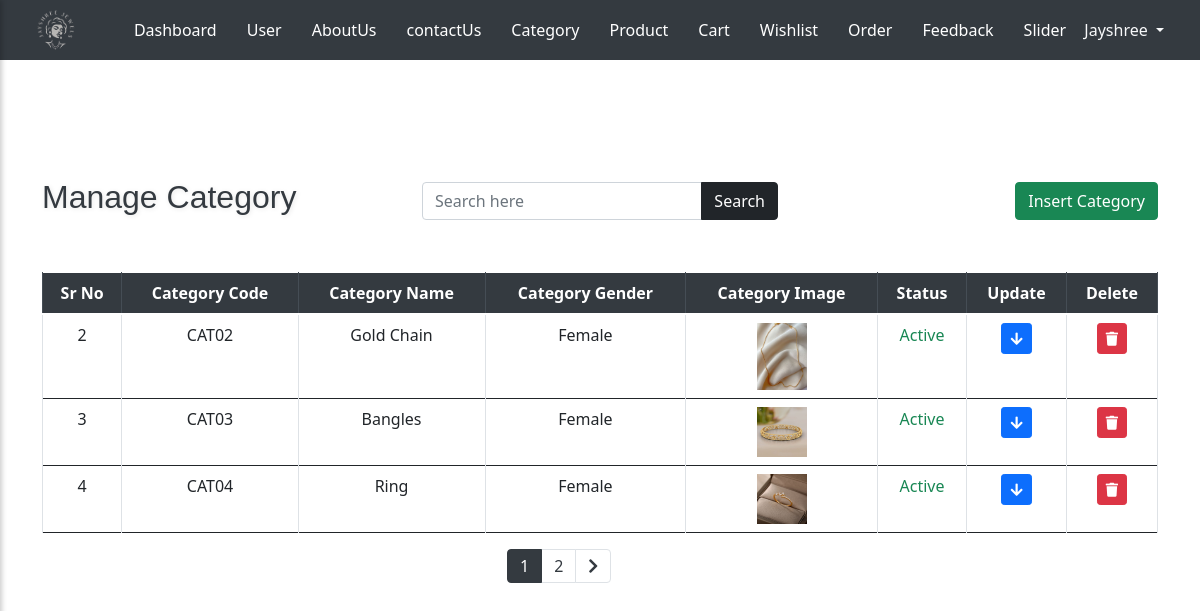
/admin/category.php (signed in), run on an earlier commit of the app's database.
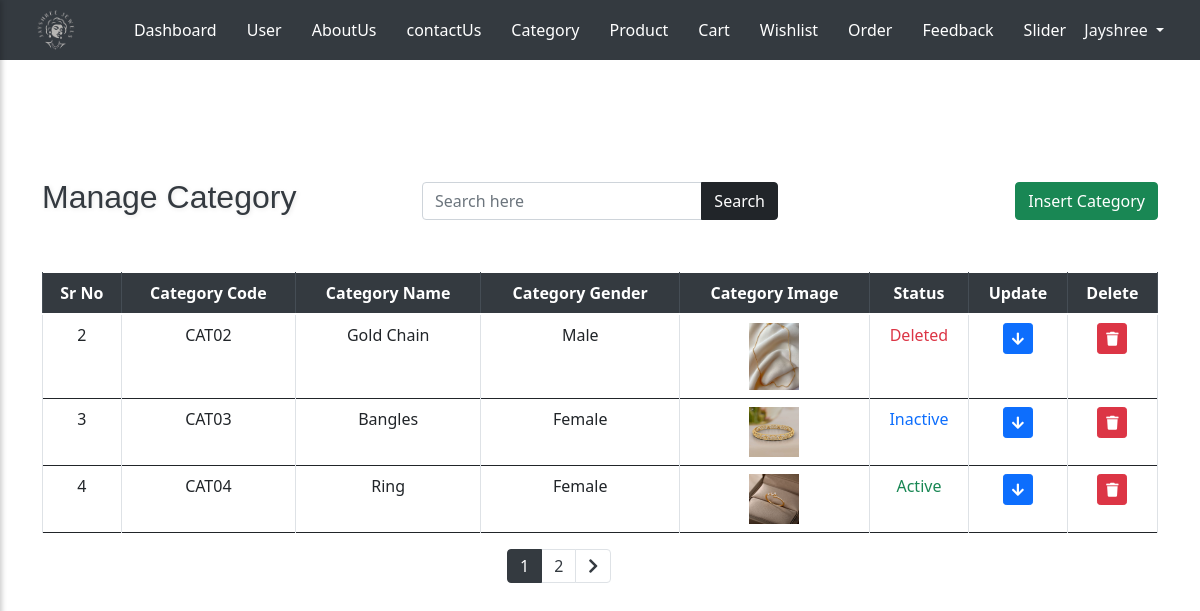
And on a later commit of the database.
### tables this page shows
CREATE TABLE `category_tbl` (
  `c_id` int(11) NOT NULL,
  `c_code` varchar(10) NOT NULL,
  `c_name` varchar(255) NOT NULL,
  `c_gender` varchar(10) NOT NULL,
  `c_image` varchar(255) DEFAULT NULL,
  `c_status` varchar(10) NOT NULL
);

### admin/category.php (the view, shortened to what the changed rows need)
<?php
include_once 'header.php';
include_once '../conn.php';
?>
<div class="container mt-5 pt-2">
    <div class="row mt-5 mb-4 align-items-center">
        <div class="col-12 col-md-4 d-flex justify-content-center justify-content-md-start mb-2 mb-md-0">
            <h2 class="text-center text-md-left">Manage Category</h2>
        </div>
    </div>
    <div class="row mt-5">
        <div class="col-12">
            <div class="table-responsive">
                <table class="table table-bordered text-center align-middle">
                    <thead class="thead-dark">
                        <tr>
                            <th scope="col">Sr No</th>
                            <th scope="col">Category Code</th>
                            <th scope="col">Category Name</th>
                            <th scope="col">Category Gender</th>
                            <th scope="col">Category Image</th>
                            <th scope="col">Status</th>
                            <th scope="col">Update</th>
                            <th scope="col">Delete</th>
                        </tr>
                    </thead>
                        <?php
                        $search_query = '';
                        $records_per_page = 3;
                        $page = isset($_GET['page']) ? $_GET['page'] : 1;
                        $start_from = ($page - 1) * $records_per_page;
                        $q = "SELECT * FROM category_tbl $search_query LIMIT $start_from, $records_per_page";
                        $result = mysqli_query($con, $q);
                        while ($r = mysqli_fetch_assoc($result)) {
                        ?>
                        <tr>
                            <td><?php echo $r['c_id']; ?></td>
                            <td><?php echo $r['c_code']; ?></td>
                            <td><?php echo $r['c_name']; ?></td>
                            <td><?php echo $r['c_gender']; ?></td>
                            <td><img src="<?php echo
                                                        $r['c_image']; ?>" alt="<?php echo $r['c_name']; ?>" width="50"></td>
                            <td><span class="status-text
                                <?php
                                    echo ($r['c_status'] === 'Deleted') ? 'text-danger' :
                                        (($r['c_status'] === 'Inactive') ? 'text-primary' : 'text-success');
                                ?>">
                                <?php echo $r['c_status']; ?>
                            </span>
                            </td>
                            <td><button class="btn btn-primary btn-sm update-btn" data-target-update="#updateRow<?php echo $r['c_id']; ?>"><i
                                        class="fas fa-arrow-down "></button></td>
                            <td><form method="POST" action="">
                                    <button type="submit" name="delete" class="btn btn-danger btn-sm"
                                        onclick="return confirm('Are you sure you want to delete this record?');">
                                        <i class="fas fa-trash"></i>
                                    </button>
                                </form></td>
                        </tr>
                        <?php
                        }
                        ?>
                </table>
            </div>
        </div>
    </div>
</div>
</body>
</html>

What changed in the data, as far as the page shows it:
changed category_tbl "CAT02": c_gender "Female" → "Male"; c_status "Active" → "Deleted"
changed category_tbl "CAT03": c_status "Active" → "Inactive"
